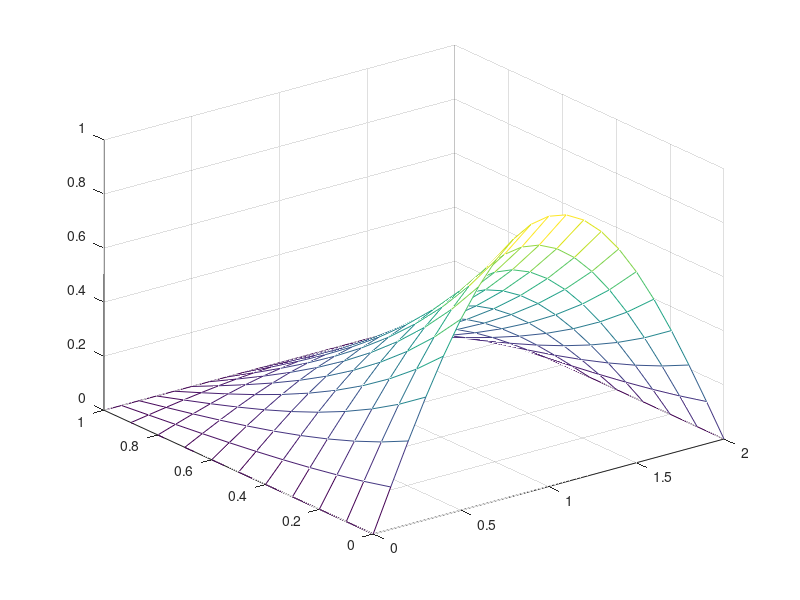
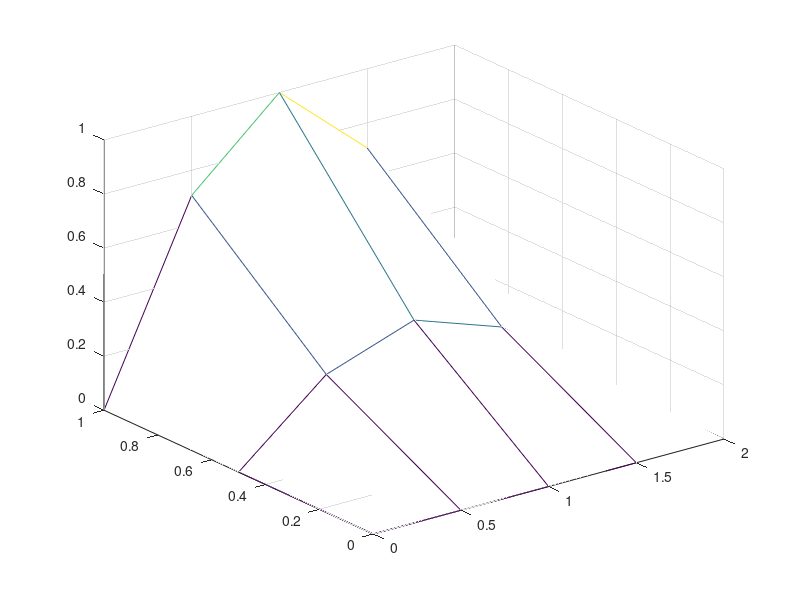

Here is the MATLAB script that generated these plots, in order:
clear;
clc;
h=1/2;
A=[ -4 1 0
    1 -4 1
    0 1 -4];
b=[ -sqrt(2)/2 -1 -sqrt(2)/2]';
D = diag(diag(A));
L = tril(A) - D;
U = triu(A) - D;
c_j = inv(D) * b;
M_j = - inv(D) * (L + U);
M_gas= -inv(D+L) * U
cgs=inv(L+D)*b;

RHO=max(abs(eig(M_j)));
omega = 2/(1+sqrt(1-RHO^2));
csor=omega*inv(D+L*omega)*b;
Msor=inv(D+omega*L)*[(1-omega)*D-omega*U];
norm_b=norm(b);
i_j=0;
i_gs=0;
u=zeros(1,3)';
while( norm(b-A*u)/norm_b >1e-3)
    i_j=i_j+1;
    u=M_j*u+c_j;
end    
i_j=i_j

u=zeros(1,3)';
while( norm(b-A*u)/norm_b >1e-3)
    i_gs=i_gs+1;
    u=M_gas*u+cgs;
end    
i_gs=i_gs
u=zeros(1,3)';
i_sor=0;
while( norm(b-A*u)/norm_b >1e-3)
    i_sor=i_sor+1;
    u=Msor*u+csor;
end     
i_sor=i_sor
x=[0:h:2]';
y=[0:h:1]';
u=[0 u' 0];
u_0=[sin(pi*x/2)]'
u=[zeros(1,5); u; u_0]
xx=[0:0.1:2];
yy=[0:0.1:1]';
u_f=@(x,y) (1/sinh(pi/2))*sin(pi*x/2).*sinh(pi*(1-y)/2);
u_f(xx,yy);
figure(1)
mesh(xx,yy,u_f(xx,yy))
figure(2)
mesh(x,y,u)
%u_f(h,h)




